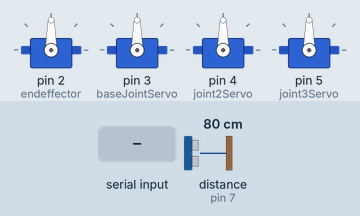
The sketch below on a simulated Arduino Uno, built with avr-gcc and run on an emulated ATmega328P. Parts: 4 × servo. Wiring (inferred from the names in the program): ultrasonic range finder: trigger pin 6; echo pin 7. The test bench sets the inputs (shaded band); at power-on: distance to the obstacle (sensor on pin 7) 80 cm. The echo pulse lasts 58.3 µs per cm; what the sketch prints to the serial monitor is not drawn.

Above: at 1.2 s.
1.3 s: "J,45\n" received over Serial
At 2.2 s:
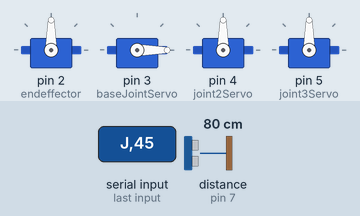
2.8 s: "K,45\n" received over Serial
At 3.4 s:
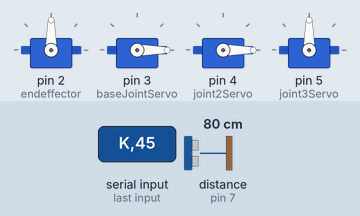
4.3 s: "J90\n" received over Serial
At 4.6 s:
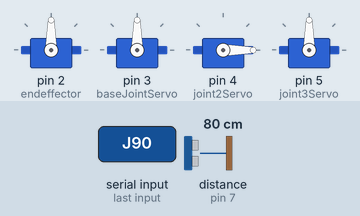
5.8 s: "B,45\n" received over Serial
At 7.0 s:
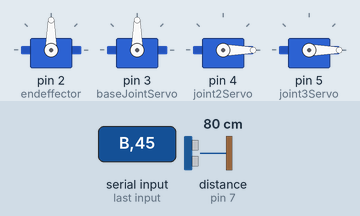
7.3 s: "K90\n" received over Serial
At 8.2 s:
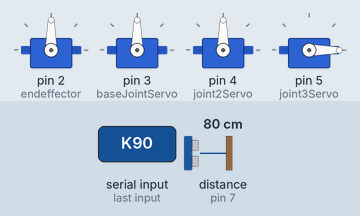
8.8 s: "E,45\n" received over Serial
At 9.4 s:
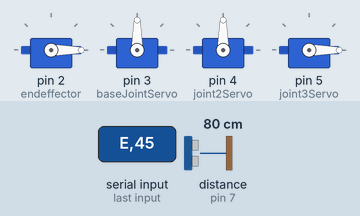
Timing chart, 0 to 11.3 s (numbered marks = the images above; inputs shaded):
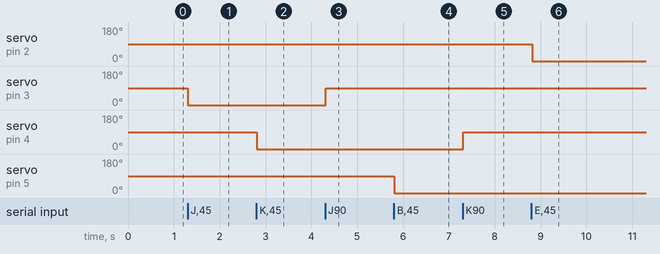

Measured:
- after the input at 1.3 s, servo on pin 3 (baseJointServo): 90° → 0° at once
- after the input at 2.8 s, servo on pin 4 (joint2Servo): 90° → 0° at once
- after the input at 4.3 s, servo on pin 3 (baseJointServo): 0° → 90° at once
- after the input at 5.8 s, servo on pin 5 (joint3Servo): 90° → 0° at once
- after the input at 7.3 s, servo on pin 4 (joint2Servo): 0° → 90° at once
- after the input at 8.8 s, servo on pin 2 (endeffector): 90° → 0° at once

The sketch:

armListener.ino
```cpp
#include <Servo.h>

Servo baseJointServo;
Servo joint2Servo;
Servo joint3Servo;
Servo endeffector;

#define TRIG_PIN 6  // Change this according to your connection
#define ECHO_PIN 7  // Change this according to your connection
long duration;
int distance;

void setup() {

  endeffector.attach(2);    // Connect endeffector servo to pin 2
  baseJointServo.attach(3);    // Connect first joint servo to pin 3
  joint2Servo.attach(4);    // Connect second joint servo to pin 4
  joint3Servo.attach(5);
  pinMode(TRIG_PIN, OUTPUT);
  pinMode(ECHO_PIN, INPUT);

  Serial.begin(9600);
}

void loop() {
  if (Serial.available()) {
    String command = Serial.readStringUntil('\n');  // Read the command string until a newline character

    char servoId = command.charAt(0);  // First character identifies the servo
    int pos = command.substring(1).toInt();  // Rest of the string is converted to integer for position

    switch(servoId) {
      case 'J':
        baseJointServo.write(pos);
        break;
      case 'K':
        joint2Servo.write(pos);
        break;
      case 'B':
        joint3Servo.write(pos);
        break;
      case 'E':
        endeffector.write(pos);
        break;
      default:
        // Handle invalid commands or ignore
        break;
    }
    Serial.print("Received: ");
    Serial.println(command);
  }
    digitalWrite(TRIG_PIN, LOW);
    delayMicroseconds(2);
    digitalWrite(TRIG_PIN, HIGH);
    delayMicroseconds(10);
    digitalWrite(TRIG_PIN, LOW);

    duration = pulseIn(ECHO_PIN, HIGH);
    distance = duration * 0.034 / 2;  // Convert to cm

    // Optionally send distance to Python for logging or other purposes
    Serial.print("Distance: ");
    Serial.println(distance);
}
```
